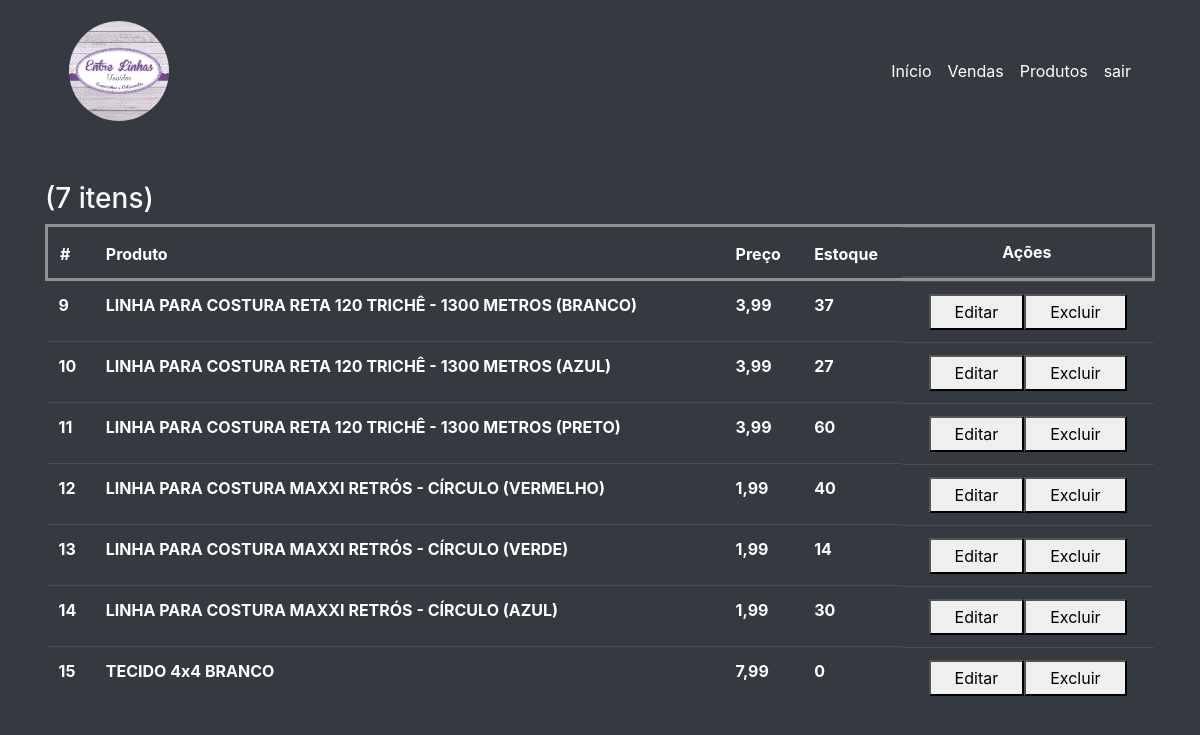
The page /produtos/ (signed in) on the database its author committed.
### core/models.py (models this page shows, shortened)
class Produtos(models.Model):
    nome = models.CharField('Nome', max_length=200)
    precoVenda = models.DecimalField('Preço de Venda',decimal_places=2,max_digits=9)
    qtdEstoque = models.IntegerField('Quantidade em Estoque')
    dataModificacao = models.DateField('Data modificação', auto_now=True)

### core/views.py (the view)
# urls.py: path('produtos/', produtos, name='produtos'),
def produtos(request):
    if str(request.user) != 'AnonymousUser':
        produtos = Produtos.objects.all()
        context = {
            'produtos' : produtos
        }
        return render(request,'produtos.html', context)
    else:
        return redirect('/accounts/login/')

### core/templates/produtos.html (shortened to what this page needs)
{% extends 'modelo.html' %}
{% block conteudo %}
<div class="container d-flex flex-column align-items-center justify-content-center p-3">
</div>
<div class="container">
    {% if produtos %}
    <h3  class="text-light">{{curso}} ({{produtos.count}} itens)</h3>
    <table class="table table-dark">
        <thead>
            <tr>
                <th scope="col">#</th>
                <th scope="col">Produto</th>
                <th scope="col">Preço</th>
                <th scope="col">Estoque</th>
                <th scope="col" class="d-flex justify-content-center">Ações</th>
            </tr>
        </thead>
        <tbody>
            {% for produto in produtos%}
            <tr>
                <th scope="row">{{produto.id}}</th>
                <th scope="row">{{produto.nome}}</th>
                <th scope="row">{{produto.precoVenda}}</th>
                <th scope="row">{{produto.qtdEstoque}}</th>
                <th scope="row" class="d-flex justify-content-center">
                    <a href="{% url 'produto' produto.id  %}"><button class="container px-4 py-1" type="submit">Editar</button></a> <a href="{% url 'produtodelete' produto.id %}"><button class="container px-4 py-1" type="submit">Excluir</button></a>
                </th>
            </tr>
            {% endfor%}
        </tbody>
    </table>
    {% else %}
    <h2>Ainda não existem produtos cadastrados... :(</h2>
    {% endif %}
</div>
{% endblock %}

### core/templates/modelo.html (shortened to what this page needs)
{%load static%}
{% load bootstrap4%}
<!DOCTYPE html>
<html lang="pt-br">
<head>
    <link rel="stylesheet" href="{% static 'css/estilos.css' %}">
    {% bootstrap_css %}
</head>
<body class="bg-dark">
{% block navbar %}
<header class="container">
    <nav class="navbar navbar-expand-lg navbar-dark bg-dark d-flex justify-content-between">
        <a class="navbar-brand" href="#">
            <img class="imagem-nav img-fluid m-2" alt="Responsive image" src="{% static 'images/logo.jpeg'%}" />
        </a>
        <div class="collapse navbar-collapse justify-content-end" id="navbarNavAltMarkup">
            <div class="navbar-nav d-flex align-items-end" >
                <a class="nav-item nav-link" href="/">Início  </a>
                <a class="nav-item nav-link" href="/vendas">Vendas</a>
                <a class="nav-item nav-link" href="/produtos">Produtos</a>
                <a class="nav-item nav-link" href="/accounts/logout">sair</a>
            </div>
        </div>
    </nav>
</header>
{% endblock %}
{% block conteudo %}{% endblock %}
</body>
</html>

### core/static/css/estilos.css (style rules this page uses)
body { display: flex; flex-direction: column; justify-content: center; align-items: center; background-color: #341256; color: #ffffff; }
a { text-decoration: underline; color: #ffffff !important; }
.imagem-nav { width: 100px; border-radius: 200px; }
thead { border: solid 3px #929292 !important }

### rows shown on the page
Produtos: id "9", nome "LINHA PARA COSTURA RETA 120 TRICHÊ - 1300 METROS (BRANCO)", precoVenda "3,99", qtdEstoque "37"
Produtos: id "10", nome "LINHA PARA COSTURA RETA 120 TRICHÊ - 1300 METROS (AZUL)", precoVenda "3,99", qtdEstoque "27"
Produtos: id "11", nome "LINHA PARA COSTURA RETA 120 TRICHÊ - 1300 METROS (PRETO)", precoVenda "3,99", qtdEstoque "60"
Produtos: id "12", nome "LINHA PARA COSTURA MAXXI RETRÓS - CÍRCULO (VERMELHO)", precoVenda "1,99", qtdEstoque "40"
Produtos: id "13", nome "LINHA PARA COSTURA MAXXI RETRÓS - CÍRCULO (VERDE)", precoVenda "1,99", qtdEstoque "14"
Produtos: id "14", nome "LINHA PARA COSTURA MAXXI RETRÓS - CÍRCULO (AZUL)", precoVenda "1,99", qtdEstoque "30"
Produtos: id "15", nome "TECIDO 4x4 BRANCO", precoVenda "7,99", qtdEstoque "0"

### other values the page prints
{{ produtos.count }} "7"
